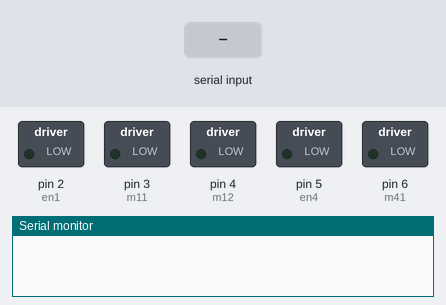
Simulated run of this sketch. Board: Arduino Uno, built with avr-gcc and run on an emulated ATmega328P. Parts: switched loads named in the sketch (green lamp = pin HIGH), the last lines printed to the serial monitor. Inputs (shaded band) come from the test bench.

Above: at 1.2 s.
1.3 s: "FORWARD" received over Serial
At 2.8 s:
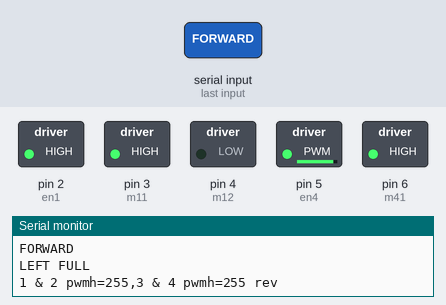
3.1 s: "BACK" received over Serial
At 3.7 s:
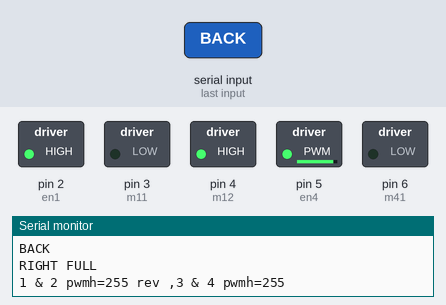
4.8 s: "LEFT" received over Serial
At 6.2 s:
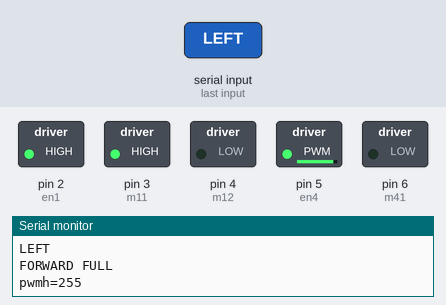
6.5 s: "STOP" received over Serial
At 7.5 s:
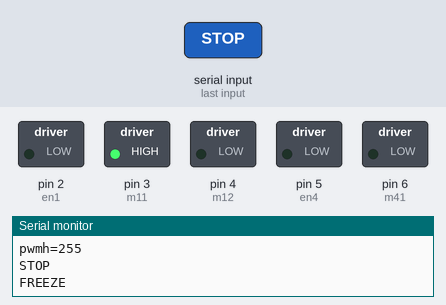
Timing chart, 0 to 9.2 s (numbered marks = the images above; inputs shaded):
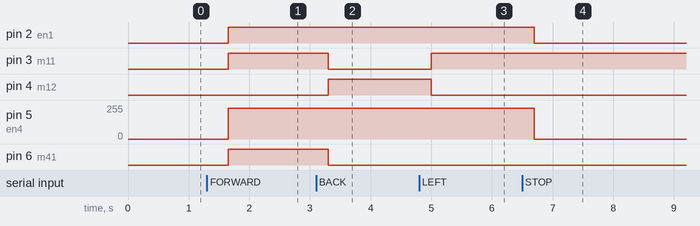

The sketch:

FINAL_NEW_APP_BLUETOOTH_CODE_4_DIR.ino
```cpp
//L298 1st for MOTOR 1 & 4

#define en1 2   //MOTOR 1
#define m11 3   //motor 1 red & (l298 pin 1)
#define m12 4   //motor 1 black & (l298 pin 2)

#define en4 5   //MOTOR 4
#define m41 6   //motor 4 red & (l298 pin 3)
#define m42 7   //motor 4 black & (l298 pin 4)

String readString;

//PWM VALUES

int pwmh=255;
int pwml=150;
int pwms=0;

void forwardfast();
void forwardslow();

void reversefast();

void leftfast();

void rightfast();

void Freeze();

//FUNCTION BODY

void forwardfast()
{
  Serial.println("FORWARD FULL");
  Serial.println("pwmh=255");

  //FOR FRONT SIDE WHEELS

  analogWrite(en1,pwmh);
  digitalWrite(m11,HIGH);
  digitalWrite(m12,LOW);

  analogWrite(en4,pwmh);
  digitalWrite(m41,LOW);
  digitalWrite(m42,HIGH);
}

void forwardslow()
{
  Serial.println("FORWARD FULL");
  Serial.println("pwmh=255");

  //FOR FRONT SIDE WHEELS

  analogWrite(en1,230);
  digitalWrite(m11,HIGH);
  digitalWrite(m12,LOW);

  analogWrite(en4,230);
  digitalWrite(m41,LOW);
  digitalWrite(m42,HIGH);
}

void leftfast()
{
  Serial.println("LEFT FULL");
  Serial.println("1 & 2 pwmh=255,3 & 4 pwmh=255 rev");

  //FOR FRONT SIDE WHEELS

  analogWrite(en1,230);
  digitalWrite(m11,HIGH);
  digitalWrite(m12,LOW);

  analogWrite(en4,230);
  digitalWrite(m41,HIGH);
  digitalWrite(m42,LOW);
}

void rightfast()
{
  Serial.println("RIGHT FULL");
  Serial.println("1 & 2 pwmh=255 rev ,3 & 4 pwmh=255");

  //FOR FRONT SIDE WHEELS

  analogWrite(en1,230);
  digitalWrite(m11,LOW);
  digitalWrite(m12,HIGH);

  analogWrite(en4,230);
  digitalWrite(m41,LOW);
  digitalWrite(m42,HIGH);

}

void Freeze()
{
  Serial.println("FREEZE");

  analogWrite(en1,pwms);
  analogWrite(en4,pwms);
}
void setup()
{
  Serial.begin(9600);

  for(int j=2;j<7;j++)
  {
    pinMode(j,OUTPUT); //BASE MOTORs
    digitalWrite(j,LOW); //INITIALLY LOW
  }
}

void loop() {
  while(Serial.available()){
    delay(50);
    char c = Serial.read();
    readString+=c;
  }

  if(readString.length() > 0) {
    Serial.println(readString);

    if(readString == "FORWARD") //APP=LEFT------CODE=FORWARD
    {
      leftfast();
    }

    if(readString == "BACK") //APP=RIGHT------CODE=BACK
    {
      rightfast();
    }

    if(readString == "LEFT") //APP=BACK------CODE=LEFT
    {
      forwardslow();
    }

    if(readString == "RIGHT")   //APP=FORWARD------CODE=RIGHT
    {
      forwardfast();
    }

    if(readString == "STOP")  //APP=FREEZE------CODE=STOP
    {
      Freeze();
    }

    readString = "";
  }
}
```

Measured:
- after the input at 1.3 s, pin 2 (en1), pin 3 (m11), pin 6 (m41): LOW → HIGH after 0.35 s; pin 5 (en4): 0/255 → 230/255 after 0.35 s
- after the input at 3.1 s, pin 3 (m11), pin 6 (m41): HIGH → LOW after 0.20 s; pin 4 (m12): LOW → HIGH after 0.20 s
- after the input at 4.8 s, pin 3 (m11): LOW → HIGH after 0.20 s; pin 4 (m12): HIGH → LOW after 0.20 s
- after the input at 6.5 s, pin 2 (en1): HIGH → LOW after 0.20 s; pin 5 (en4): 230/255 → 0/255 after 0.20 s
